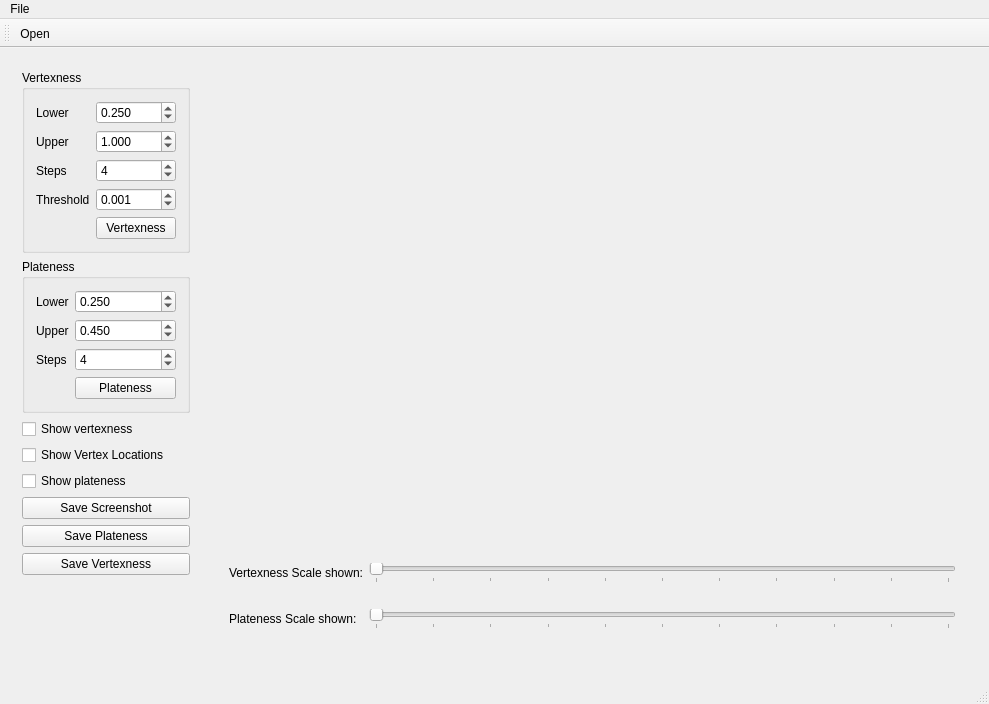
<?xml version="1.0" encoding="UTF-8"?>
<ui version="4.0">
 <class>ScaleSpaceExplorer</class>
 <widget class="QMainWindow" name="ScaleSpaceExplorer">
  <property name="geometry">
   <rect>
    <x>0</x>
    <y>0</y>
    <width>989</width>
    <height>704</height>
   </rect>
  </property>
  <property name="sizePolicy">
   <sizepolicy hsizetype="Minimum" vsizetype="Preferred">
    <horstretch>0</horstretch>
    <verstretch>0</verstretch>
   </sizepolicy>
  </property>
  <property name="windowTitle">
   <string>ScaleSpaceExplorer</string>
  </property>
  <widget class="QWidget" name="centralWidget">
   <layout class="QHBoxLayout" name="horizontalLayout">
    <item>
     <widget class="QWidget" name="controlsWidget" native="true">
      <property name="sizePolicy">
       <sizepolicy hsizetype="Minimum" vsizetype="Expanding">
        <horstretch>0</horstretch>
        <verstretch>0</verstretch>
       </sizepolicy>
      </property>
      <layout class="QFormLayout" name="formLayout">
       <property name="fieldGrowthPolicy">
        <enum>QFormLayout::AllNonFixedFieldsGrow</enum>
       </property>
       <item row="0" column="0" colspan="2">
        <widget class="QGroupBox" name="vertexnessGroupBox">
         <property name="sizePolicy">
          <sizepolicy hsizetype="Minimum" vsizetype="Preferred">
           <horstretch>0</horstretch>
           <verstretch>0</verstretch>
          </sizepolicy>
         </property>
         <property name="title">
          <string>Vertexness</string>
         </property>
         <layout class="QFormLayout" name="formLayout_2">
          <item row="0" column="0">
           <widget class="QLabel" name="lowerScaleVertexnessLabel">
            <property name="sizePolicy">
             <sizepolicy hsizetype="Minimum" vsizetype="Preferred">
              <horstretch>0</horstretch>
              <verstretch>0</verstretch>
             </sizepolicy>
            </property>
            <property name="text">
             <string>Lower</string>
            </property>
           </widget>
          </item>
          <item row="0" column="1">
           <widget class="QDoubleSpinBox" name="lowerScaleVertexnessSpinBox">
            <property name="decimals">
             <number>3</number>
            </property>
            <property name="maximum">
             <double>2.000000000000000</double>
            </property>
            <property name="singleStep">
             <double>0.001000000000000</double>
            </property>
            <property name="value">
             <double>0.250000000000000</double>
            </property>
           </widget>
          </item>
          <item row="2" column="0">
           <widget class="QLabel" name="upperScaleVertexnessLabel">
            <property name="sizePolicy">
             <sizepolicy hsizetype="Minimum" vsizetype="Preferred">
              <horstretch>0</horstretch>
              <verstretch>0</verstretch>
             </sizepolicy>
            </property>
            <property name="text">
             <string>Upper</string>
            </property>
           </widget>
          </item>
          <item row="2" column="1">
           <widget class="QDoubleSpinBox" name="upperScaleVertexnessSpinBox">
            <property name="decimals">
             <number>3</number>
            </property>
            <property name="maximum">
             <double>10.000000000000000</double>
            </property>
            <property name="singleStep">
             <double>0.001000000000000</double>
            </property>
            <property name="value">
             <double>1.000000000000000</double>
            </property>
           </widget>
          </item>
          <item row="3" column="0">
           <widget class="QLabel" name="stepsVertexnessLabel">
            <property name="sizePolicy">
             <sizepolicy hsizetype="Minimum" vsizetype="Preferred">
              <horstretch>0</horstretch>
              <verstretch>0</verstretch>
             </sizepolicy>
            </property>
            <property name="text">
             <string>Steps</string>
            </property>
           </widget>
          </item>
          <item row="3" column="1">
           <widget class="QSpinBox" name="stepsVertexnessSpinBox">
            <property name="minimum">
             <number>1</number>
            </property>
            <property name="maximum">
             <number>100</number>
            </property>
            <property name="value">
             <number>4</number>
            </property>
           </widget>
          </item>
          <item row="4" column="0">
           <widget class="QLabel" name="thresholdVertexnessLabel">
            <property name="sizePolicy">
             <sizepolicy hsizetype="Minimum" vsizetype="Preferred">
              <horstretch>0</horstretch>
              <verstretch>0</verstretch>
             </sizepolicy>
            </property>
            <property name="text">
             <string>Threshold</string>
            </property>
           </widget>
          </item>
          <item row="4" column="1">
           <widget class="QDoubleSpinBox" name="thesholdVertexnessSpinBox">
            <property name="decimals">
             <number>3</number>
            </property>
            <property name="maximum">
             <double>1.000000000000000</double>
            </property>
            <property name="singleStep">
             <double>0.001000000000000</double>
            </property>
            <property name="value">
             <double>0.001000000000000</double>
            </property>
           </widget>
          </item>
          <item row="5" column="1">
           <widget class="QPushButton" name="computeVertexnessButton">
            <property name="text">
             <string>Vertexness</string>
            </property>
           </widget>
          </item>
         </layout>
        </widget>
       </item>
       <item row="3" column="0" colspan="2">
        <widget class="QCheckBox" name="showVertexnessCBox">
         <property name="text">
          <string>Show vertexness</string>
         </property>
        </widget>
       </item>
       <item row="4" column="0" colspan="2">
        <widget class="QCheckBox" name="showVertexLocationsCBox">
         <property name="text">
          <string>Show Vertex Locations</string>
         </property>
        </widget>
       </item>
       <item row="1" column="0" colspan="2">
        <widget class="QGroupBox" name="platenessGroupBox">
         <property name="title">
          <string>Plateness</string>
         </property>
         <layout class="QFormLayout" name="formLayout_4">
          <item row="0" column="0">
           <widget class="QLabel" name="lowerScalePlatenessLabel">
            <property name="sizePolicy">
             <sizepolicy hsizetype="Minimum" vsizetype="Preferred">
              <horstretch>0</horstretch>
              <verstretch>0</verstretch>
             </sizepolicy>
            </property>
            <property name="text">
             <string>Lower</string>
            </property>
           </widget>
          </item>
          <item row="3" column="1">
           <widget class="QSpinBox" name="stepsPlatenessSpinBox">
            <property name="minimum">
             <number>1</number>
            </property>
            <property name="maximum">
             <number>100</number>
            </property>
            <property name="value">
             <number>4</number>
            </property>
           </widget>
          </item>
          <item row="4" column="1">
           <widget class="QPushButton" name="computePlatenessButton">
            <property name="text">
             <string>Plateness</string>
            </property>
           </widget>
          </item>
          <item row="0" column="1">
           <widget class="QDoubleSpinBox" name="lowerScalePlatenessSpinBox">
            <property name="decimals">
             <number>3</number>
            </property>
            <property name="value">
             <double>0.250000000000000</double>
            </property>
           </widget>
          </item>
          <item row="2" column="1">
           <widget class="QDoubleSpinBox" name="upperScalePlatenessSpinBox">
            <property name="decimals">
             <number>3</number>
            </property>
            <property name="value">
             <double>0.450000000000000</double>
            </property>
           </widget>
          </item>
          <item row="2" column="0">
           <widget class="QLabel" name="upperScalePlatenessLabel">
            <property name="text">
             <string>Upper</string>
            </property>
           </widget>
          </item>
          <item row="3" column="0">
           <widget class="QLabel" name="stepsPlatenessLabel">
            <property name="text">
             <string>Steps</string>
            </property>
           </widget>
          </item>
         </layout>
        </widget>
       </item>
       <item row="5" column="0">
        <widget class="QCheckBox" name="showPlatenessCBox">
         <property name="text">
          <string>Show plateness</string>
         </property>
        </widget>
       </item>
       <item row="6" column="0" colspan="2">
        <widget class="QPushButton" name="saveScreenshotButton">
         <property name="text">
          <string>Save Screenshot</string>
         </property>
        </widget>
       </item>
       <item row="7" column="0" colspan="2">
        <widget class="QPushButton" name="savePlatenessButton">
         <property name="text">
          <string>Save Plateness</string>
         </property>
        </widget>
       </item>
       <item row="8" column="0" colspan="2">
        <widget class="QPushButton" name="saveVertexnessButton">
         <property name="text">
          <string>Save Vertexness</string>
         </property>
        </widget>
       </item>
      </layout>
     </widget>
    </item>
    <item>
     <widget class="QWidget" name="widget" native="true">
      <property name="sizePolicy">
       <sizepolicy hsizetype="Expanding" vsizetype="Preferred">
        <horstretch>0</horstretch>
        <verstretch>0</verstretch>
       </sizepolicy>
      </property>
      <layout class="QVBoxLayout" name="verticalLayout">
       <item>
        <widget class="QVTKWidget" name="centralQVTKView" native="true">
         <property name="sizePolicy">
          <sizepolicy hsizetype="Expanding" vsizetype="Expanding">
           <horstretch>0</horstretch>
           <verstretch>0</verstretch>
          </sizepolicy>
         </property>
        </widget>
       </item>
       <item>
        <widget class="QWidget" name="widget_2" native="true">
         <property name="sizePolicy">
          <sizepolicy hsizetype="Expanding" vsizetype="Minimum">
           <horstretch>0</horstretch>
           <verstretch>0</verstretch>
          </sizepolicy>
         </property>
         <layout class="QFormLayout" name="formLayout_3">
          <property name="fieldGrowthPolicy">
           <enum>QFormLayout::AllNonFixedFieldsGrow</enum>
          </property>
          <item row="0" column="0">
           <widget class="QLabel" name="vertexnessScaleShownTxtLabel">
            <property name="sizePolicy">
             <sizepolicy hsizetype="Minimum" vsizetype="Preferred">
              <horstretch>0</horstretch>
              <verstretch>0</verstretch>
             </sizepolicy>
            </property>
            <property name="text">
             <string>Vertexness Scale shown:</string>
            </property>
           </widget>
          </item>
          <item row="0" column="1">
           <widget class="QSlider" name="vertexnessScaleSlider">
            <property name="sizePolicy">
             <sizepolicy hsizetype="Expanding" vsizetype="Fixed">
              <horstretch>0</horstretch>
              <verstretch>0</verstretch>
             </sizepolicy>
            </property>
            <property name="maximum">
             <number>10</number>
            </property>
            <property name="pageStep">
             <number>1</number>
            </property>
            <property name="orientation">
             <enum>Qt::Horizontal</enum>
            </property>
            <property name="tickPosition">
             <enum>QSlider::TicksBelow</enum>
            </property>
            <property name="tickInterval">
             <number>1</number>
            </property>
           </widget>
          </item>
          <item row="1" column="1">
           <widget class="QLabel" name="vertexnessShownScaleLabel">
            <property name="sizePolicy">
             <sizepolicy hsizetype="Expanding" vsizetype="Preferred">
              <horstretch>0</horstretch>
              <verstretch>0</verstretch>
             </sizepolicy>
            </property>
            <property name="text">
             <string/>
            </property>
           </widget>
          </item>
          <item row="2" column="1">
           <widget class="QSlider" name="platenessScaleSlider">
            <property name="maximum">
             <number>10</number>
            </property>
            <property name="singleStep">
             <number>1</number>
            </property>
            <property name="pageStep">
             <number>1</number>
            </property>
            <property name="orientation">
             <enum>Qt::Horizontal</enum>
            </property>
            <property name="tickPosition">
             <enum>QSlider::TicksBelow</enum>
            </property>
           </widget>
          </item>
          <item row="2" column="0">
           <widget class="QLabel" name="platenessScaleShownTxtLabel">
            <property name="text">
             <string>Plateness Scale shown:</string>
            </property>
           </widget>
          </item>
          <item row="3" column="1">
           <widget class="QLabel" name="platenessShownScaleLabel">
            <property name="text">
             <string/>
            </property>
           </widget>
          </item>
         </layout>
        </widget>
       </item>
      </layout>
     </widget>
    </item>
   </layout>
  </widget>
  <widget class="QMenuBar" name="menuBar">
   <property name="geometry">
    <rect>
     <x>0</x>
     <y>0</y>
     <width>989</width>
     <height>20</height>
    </rect>
   </property>
   <widget class="QMenu" name="menuFile">
    <property name="title">
     <string>File</string>
    </property>
    <addaction name="actionOPen"/>
   </widget>
   <addaction name="menuFile"/>
  </widget>
  <widget class="QToolBar" name="mainToolBar">
   <attribute name="toolBarArea">
    <enum>TopToolBarArea</enum>
   </attribute>
   <attribute name="toolBarBreak">
    <bool>false</bool>
   </attribute>
   <addaction name="actionOPen"/>
  </widget>
  <widget class="QStatusBar" name="statusBar"/>
  <action name="actionOPen">
   <property name="text">
    <string>Open</string>
   </property>
   <property name="toolTip">
    <string>Open</string>
   </property>
   <property name="shortcut">
    <string>Ctrl+O</string>
   </property>
  </action>
 </widget>
 <layoutdefault spacing="6" margin="11"/>
 <customwidgets>
  <customwidget>
   <class>QVTKWidget</class>
   <extends>QWidget</extends>
   <header>QVTKWidget.h</header>
  </customwidget>
 </customwidgets>
 <resources/>
 <connections/>
</ui>
